Frame 1 (no input): blank canvas, image omitted
Frame 60 (no input): blank canvas, image omitted
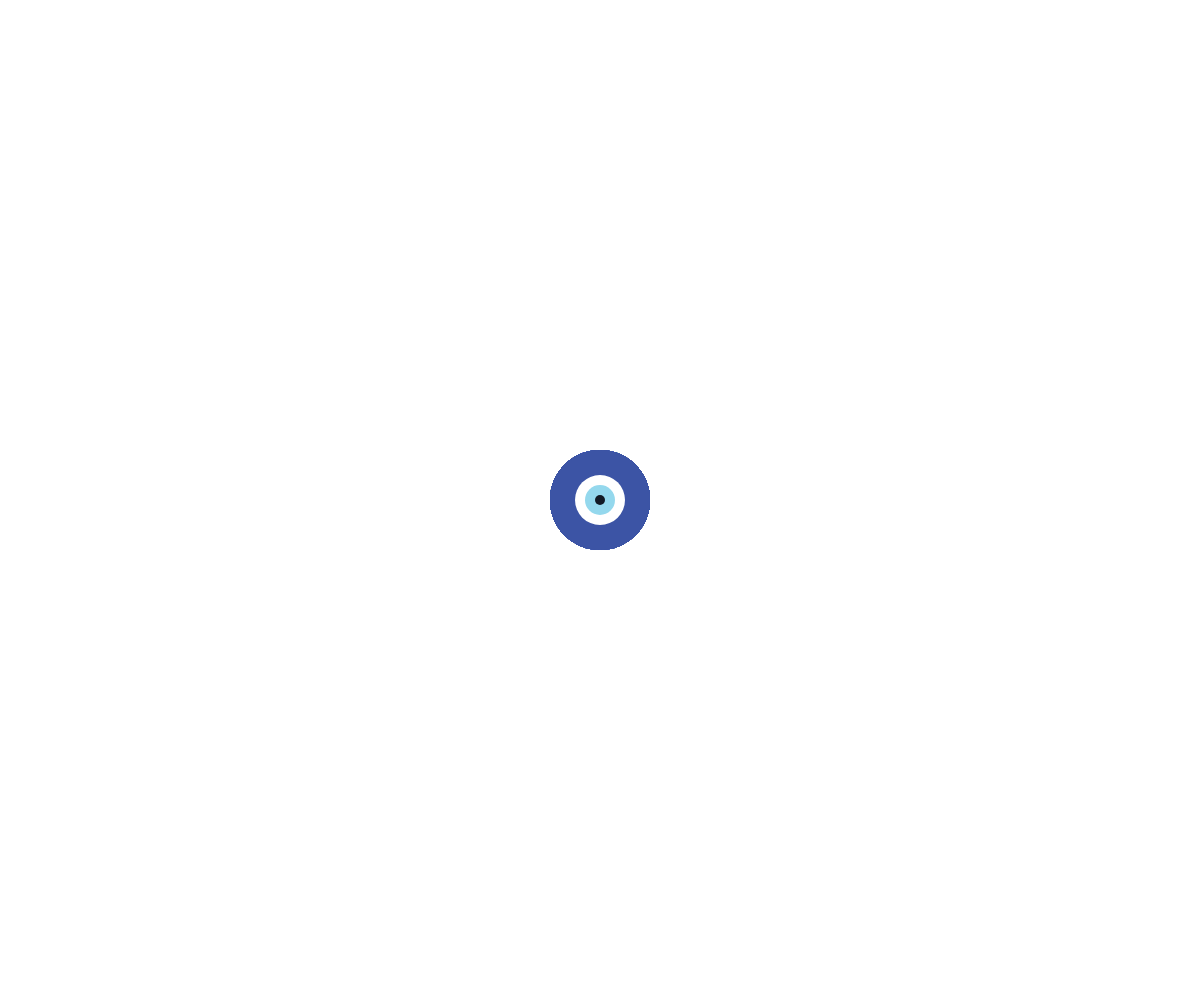
Frame 120 (the mouse pressed at the canvas centre since frame 60)

The p5.js sketch whose frames 1 and 60 were blank and that drew this single picture after the mouse press (run headless with seeded random() and noise() and a simulated clock; from frame 60 on, the mouse is pressed at the canvas centre):

// p5.js sketch
// ── sketch.js
//Borrows heavily from this coloringchaos sketch https://editor.p5js.org/coloringchaos/sketches/SkZVaxF0-

var eyes = [];

function setup() {
    createCanvas(windowWidth, windowHeight)
}

function draw() {
    background('#ffffff');
    for (var i = 0; i < eyes.length; i++) {
        eyes[i].update();
        eyes[i].ellipse();

        //is circle has reached it's lifespan, then delete it
        if (eyes[i].lifespan <= 0) {
            eyes.splice(i, 1);
        }
    }
    if (mouseIsPressed) {
        mouseClicked()
    } else {
        fill(255)
    }

}

function mouseClicked() {
    //push a new circle to our array
    eyes.push(new Circle(mouseX, mouseY, 100, '#3c54a5'));
    eyes.push(new Circle(mouseX, mouseY, 50, '#ffffff'));
    eyes.push(new Circle(mouseX, mouseY, 30, '#94d8ed'));
    eyes.push(new Circle(mouseX, mouseY, 10, '#111a25'));
}

function Circle(x, y, s, c) {
    this.x = x;
    this.y = y;
    this.s = s;
    this.c = c;

    //give each circle a lifespan
    this.lifespan = 400;

    this.ellipse = function () {
        fill(this.c);
        noStroke();
        ellipse(this.x, this.y, this.s);
    }

    //this makes it "die" (and would make it grow if the first line was uncommented)
    this.update = function () {
        // this.s = this.s + 1;
        this.lifespan--;
    }
}
